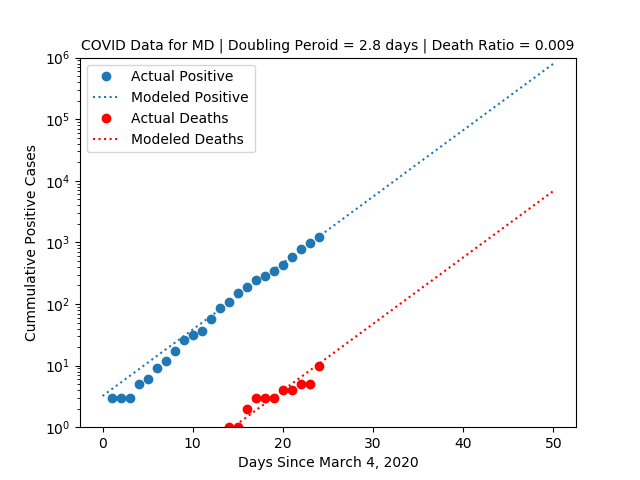

Here is the Python script that generated this plot:
#!/usr/bin/env python

import os, subprocess
import pandas as pd
import numpy as np
import matplotlib.pyplot as plt
from scipy.optimize import curve_fit
from convert_time import convert_time
from datetime import datetime, timedelta
        
def funct(x, a, b):
    # f = a*np.exp(b*x)
    f = a*2**(b*x)
    return f        

class update_covid:
    def __init__(self):
        self.filename = datetime.now().strftime('covid_daily_%Y%m%d.csv')
        self.data = {}
        self.state = 'MD'

        self.get_data()
        self.read_data()
        self.fit_data()
        self.calc_ratio()
        self.plot_data()

    def get_data(self):
        if not os.path.isfile(self.filename):
            com = f'curl -o {self.filename} http://covidtracking.com/api/states/daily.csv'
            subprocess.call(com, shell=True)
            print(f' + downloaded {self.filename}')

    def read_data(self):
        df = pd.read_csv(self.filename)
        md = df[df['state'] == self.state]
        dates = np.flip(np.array(md.date)) # read dates in YYYYMMDD format
        dates = convert_time(dates) # convert to datetime
        nday = np.arange(len(md)) # dates as integer array
        self.data['nday'] = nday
        self.data['dates'] = dates
        self.data['positive'] = np.flip(np.array(md.positive))
        self.data['deaths'] = np.flip(np.array(md.death))

    def fit_data(self):
        x = self.data['nday']
        y = self.data['positive']        
        popt, pcov = curve_fit(funct, x, y, p0=[1,1])
        self.popt = popt

    def calc_ratio(self):
        pos = self.data['positive']
        deaths = self.data['deaths']
        good = np.where(np.isfinite(deaths) == True)
        ratio = deaths[good]/pos[good]
        return np.median(ratio)

    def extrapolate_fit(self):
        days = np.arange(60)
        pfit = funct(days, self.popt[0], self.popt[1])
        match = np.where(pfit <= 1.0E+6)
        days = days[match]
        pfit = pfit[match]

        deaths = self.data['deaths']

        ratio = self.calc_ratio()

        date0 = self.data['dates'][0]
        for day in days:
            n = int(day)
            d = (date0 + timedelta(days=n)).strftime('%d-%b-%Y')
            est_deaths = pfit[n]*ratio
            if n < len(deaths):
                num = deaths[n]
                if np.isnan(num): num = 0
                act_deaths = f'{num:,.0f}'
            else:
                act_deaths = '---'
            print(f'{n:3d}{d:>15}{pfit[n]:10,.0f}{est_deaths:10,.0f} {act_deaths:>10}')
        
        return days, pfit

    def plot_data(self):
        t, pfit = self.extrapolate_fit()
        ratio = self.calc_ratio()

        period = 1/self.popt[1]
        title = f'COVID Data for {self.state} | Doubling Peroid = {period:0.1f} days'\
            f' | Death Ratio = {ratio:0.3f}'

        plt.semilogy(self.data['nday'], self.data['positive'], 'o', color='C0', \
                     label='Actual Positive')
        plt.semilogy(t, pfit, ':', label='Modeled Positive', color='C0')
        plt.semilogy(self.data['nday'], self.data['deaths'], 'or', label='Actual Deaths')
        plt.semilogy(t, pfit*ratio, ':r', label='Modeled Deaths')
        plt.xlabel('Days Since March 4, 2020')
        plt.ylabel('Cummulative Positive Cases')
        plt.title(title, fontsize=10)
        plt.ylim((1,1.0E+6))
        plt.legend()
        plt.savefig('plot_covid.png')
        plt.show()


if __name__ == '__main__':

    o = update_covid()
